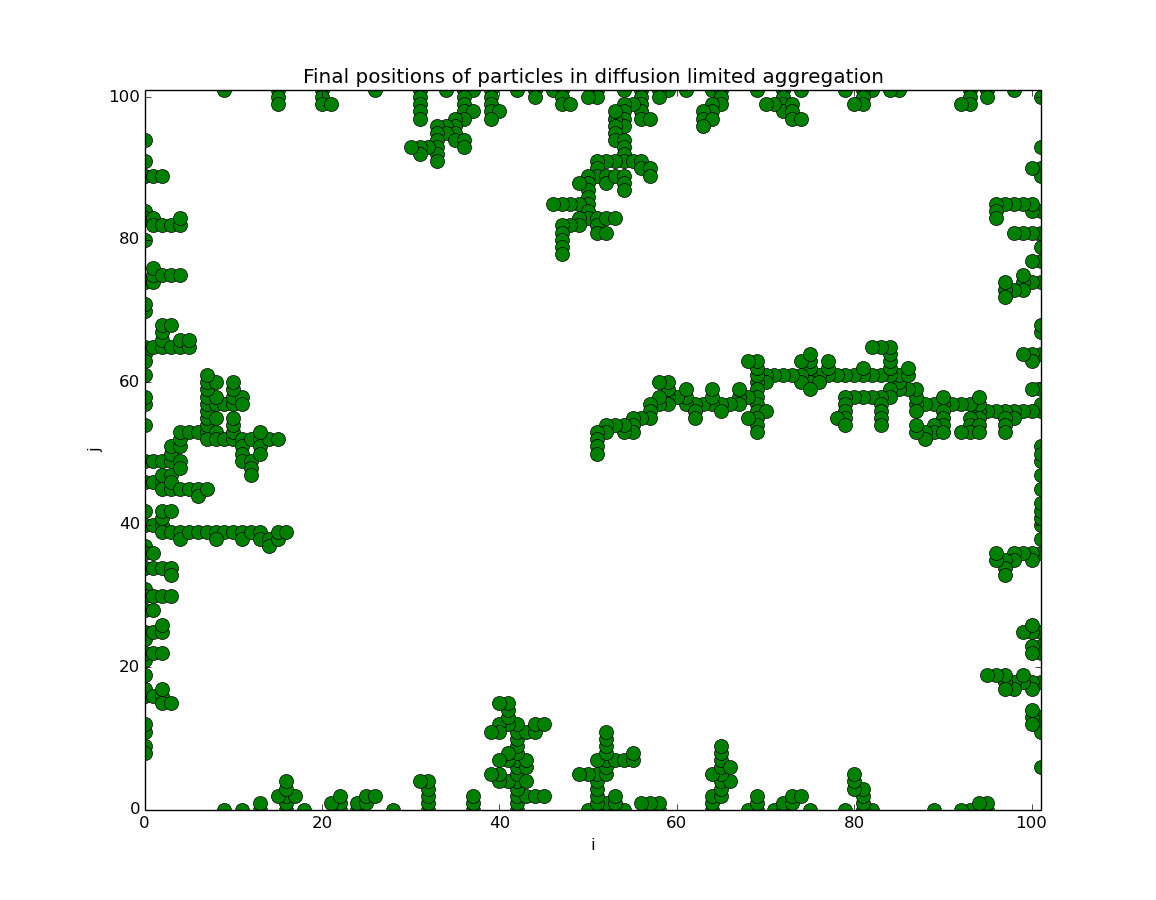

The Python source for this figure:
from random import randrange, seed
import matplotlib.pyplot as plt
from numpy import copy,array,where
from time import sleep
plt.ion()

###############################################################################

# This code takes a particle on a random walk until it reaches the boundary of 
# the grid or is adjacent to another particle. Then it stops moving that
# particle and spawns another, repeating the process until the maximum number
# of particles is reached.

################################## CONSTANTS ##################################

# Set to True to animate the random walk
animate = False
# Choose seed to check results can be reproduced
seed(42)
# Size of grid 
L = 101

################################## FUNCTIONS ##################################

# Moves a particle a i,j on an integer grid with size L randomly in one of the 
# following directions: up, down, left or right. If the particle reaches
# a boundary of the grid, it undoes that step and takes another in one of the 
# three remaining directions
def move(i,j,L):
	inew,jnew = copy(i),copy(j)
	diri = randrange(1,5)
	if diri == 1:
		inew += 1
	if diri == 2:
		inew -= 1
	if diri == 3:
		jnew += 1
	if diri == 4:
		jnew -= 1
	return inew,jnew

# Performs all necessary tasks when the particle is finished its walk:
# adds its position to the array and tells it to stop walking (and updates
# the animation, if necessary)
def donewalk(i,j,anchor):
	anchor.append([i,j])
	if animate == True:
		ax1.plot(array(anchor)[:,0],array(anchor)[:,1],'go',markersize = 10)
		plt.draw()
	walk = False
	return walk,anchor 

################################## MAIN PROGRAM ##################################

# Choose start positions for each particle
istart = L/2 + 1
jstart = L/2 + 1

# If we wish to animate the walk, initialize updating figure

if animate == True:
	fig = plt.figure()
	ax = plt.axes(xlim = (0,L),ylim = (0,L)) #random walking particle positions
	ax1 = plt.axes(xlim = (0,L),ylim = (0,L)) #anchor particle positions
	line = ax.plot(istart,jstart,'bo',markersize = 10)
	ax.set_xlabel('i')
	ax.set_ylabel('j')

# Create empty list to hold anchored particle coordinates
anchor = []

# Choose starting particle index
npart = 0

while [istart,jstart] not in anchor:
	print 'Particle {0}'.format(npart+1) 	
	# For each particle, set its starting position
	i,j = istart,jstart
	if [i,j+1] in anchor or [i,j-1] in anchor or [i+1,j] in anchor or [i-1,j] in anchor:
		walk,anchor = donewalk(i,j,anchor)
	# Tell the particle to begin walking
	walk = True
	while walk == True:
		# Update position
		i,j = move(i,j,L)
		# If the particle hits a boundary, stop walking and anchor it
		if i == L or j == L or i == 0 or j == 0:
			walk,anchor = donewalk(i,j,anchor)
		# Otherwise, check if it is adjacent to another particle
		elif [i,j+1] in anchor or [i,j-1] in anchor or [i+1,j] in anchor or [i-1,j] in anchor:
			walk,anchor = donewalk(i,j,anchor)
	# Once walking is stopped, go to next particle
	npart += 1

anchor = array(anchor)

################################## PLOT ##################################

plt.figure()
plt.title('Final positions of particles in diffusion limited aggregation')
plt.xlabel('i')
plt.ylabel('j')
plt.plot(anchor[:,0],anchor[:,1],'go',markersize = 10)
plt.xlim(0,L)
plt.ylim(0,L)
